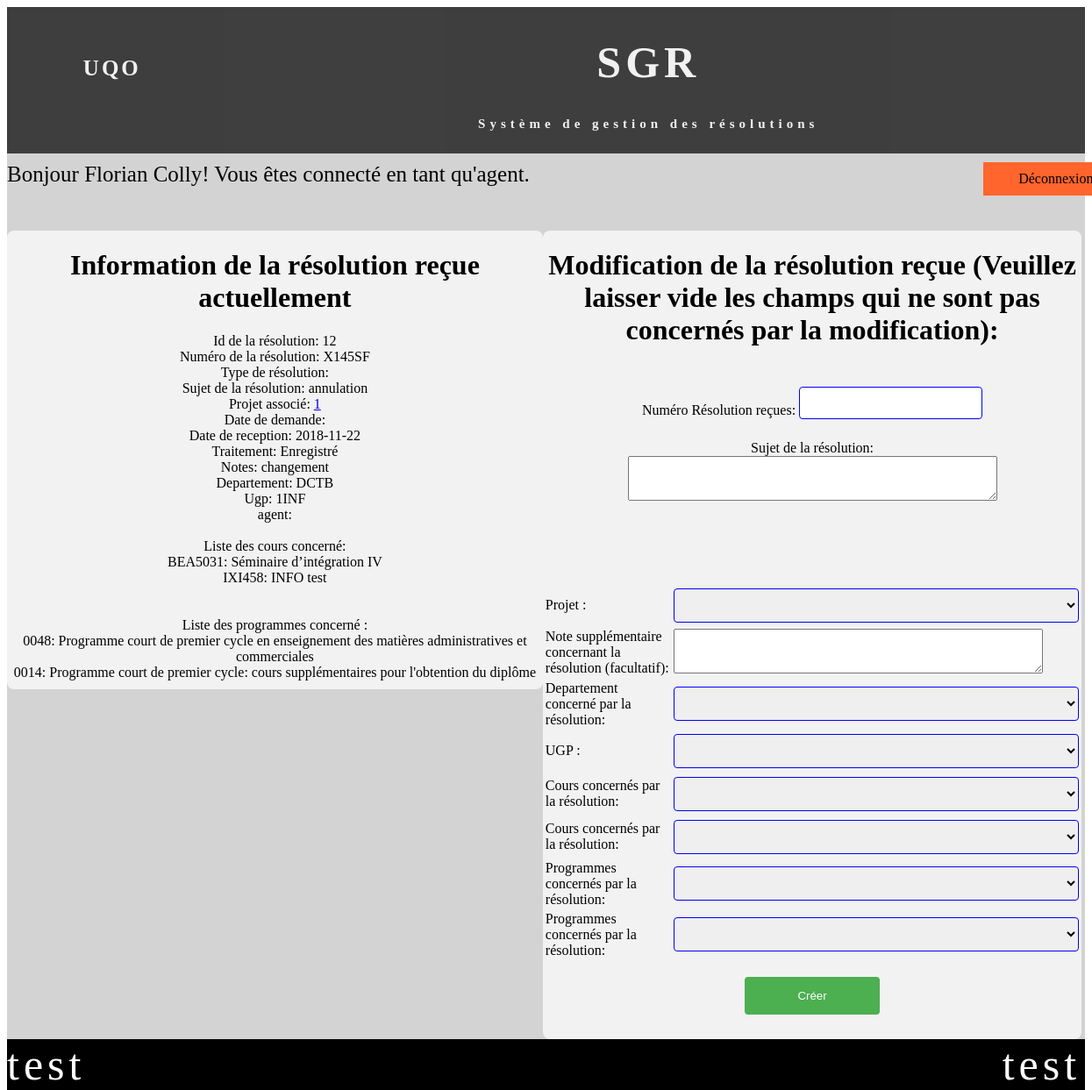
The app's page /index.php?action=modifierResoSoumi&num=12 (signed in) with its own data.
### tables this page shows
CREATE TABLE IF NOT EXISTS `receptionreso` (
  `id` int(5) NOT NULL AUTO_INCREMENT,
  `NumReception` varchar(10) NOT NULL,
  `Sujet` varchar(300) DEFAULT NULL,
  `NumProjet_id` int(11) DEFAULT NULL,
  `DateDemande` date DEFAULT NULL,
  `DateReception` date NOT NULL,
  `Traitement` varchar(60) DEFAULT NULL,
  `Notes` varchar(2000) DEFAULT NULL,
  `Departement_id` varchar(10) DEFAULT NULL,
  `codeUgp_id` varchar(10) DEFAULT NULL,
  `agent_id` varchar(50) DEFAULT NULL,
  PRIMARY KEY (`id`),
  UNIQUE KEY `NumReception` (`id`)
);

CREATE TABLE IF NOT EXISTS `cour` (
  `Sigle` varchar(10) NOT NULL,
  `NomCours` varchar(100) NOT NULL,
  `Cycle` int(2) DEFAULT NULL,
  PRIMARY KEY (`Sigle`),
  UNIQUE KEY `Sigle` (`Sigle`)
);

CREATE TABLE IF NOT EXISTS `programmes` (
  `CodeProgramme` varchar(20) NOT NULL,
  `NomProgramme` varchar(100) NOT NULL,
  `TypeProgramme` varchar(50) NOT NULL,
  `codeUgp_id` varchar(10) DEFAULT NULL,
  PRIMARY KEY (`CodeProgramme`),
  UNIQUE KEY `CodeProgramme` (`CodeProgramme`),
  UNIQUE KEY `NomProgramme` (`NomProgramme`)
);

### controller/controlAgent.php (called while the page is built, shortened)
<?php
class controlAgent {
    private $vue;
    private $modelCour;
    private $modelProg;
    private $modelUgp;
    private $modelProjet;
    private $modelReceptionReso;
    private $modelDepartement;
    private $modelTypeResolution;
    function __construct() {
        $this->vue = new VueAgent();
        $this->modelCour = new Cour();
        $this->modelProg = new Programme();
        $this->modelUgp = new Ugp();
        $this->modelProjet = new Projet();
        $this->modelReceptionReso = new ReceptionReso();
        $this->modelDepartement = new Departement();
        $this->modelTypeResolution = new typeResolution();
    }
    public function modifierResoSoumi() {
        $id = filter_var($_GET["num"], FILTER_SANITIZE_NUMBER_INT);
        $reso = $this->modelReceptionReso->rechercheResoParId($id);
        $programmeReso = $this->modelProg->programmeAssocier($id);
        $courReso = $this->modelCour->courAssocier($id);
        $cour = $this->modelCour->allCourTrie();
        $prog = $this->modelProg->allProgrammeTrie();
        $ugp = $this->modelUgp->allUgpTrie();
        $projet = $this->modelProjet->allProjetTrie();
        $departement = $this->modelDepartement->allDepartementTrie();
        $type = $this->modelTypeResolution->rechercheTypeParReso($id);
        $this->vue->afficherFormulaireModif($reso, $programmeReso, $courReso, $cour, $prog, $ugp, $projet, $departement, $type);
    }
}

### model/receptionReso.php (called while the page is built, shortened)
<?php
class ReceptionReso {
    private $id;
    private $num;
    private $sujet;
    private $numProjet_id;
    private $dateReception;
    private $traitement;
    private $notes;
    private $departement_id;
    private $codeUgp_id;
    function creerReceptionReso($i, $n, $s, $np, $dd, $dr, $t, $nt, $d, $c, $a) {
        $reso = new ReceptionReso();
        $reso->id = $i;
        $reso->num = $n;
        $reso->sujet = $s;
        $reso->numProjet_id = $np;
        $reso->dateDemande = $dd;
        $reso->dateReception = $dr;
        $reso->traitement = $t;
        $reso->notes = $nt;
        $reso->departement_id = $d;
        $reso->codeUgp_id = $c;
        $reso->agent_id = $a;
        return ($reso);
    }
    function rechercheResoParId($id) {
        $bdd = new ConnexionBDD();
        $sql = "SELECT * FROM receptionreso WHERE id=$id";
        $result = mysqli_query($bdd->getConnexionBDD(), $sql);
        $reso = new ReceptionReso();
        while ($row = mysqli_fetch_array($result)) {
            $reso = $this->creerReceptionReso($row["id"], $row["NumReception"], $row["Sujet"], $row["NumProjet_id"], $row["DateDemande"], $row["DateReception"], $row["Traitement"], $row["Notes"], $row["Departement_id"], $row["codeUgp_id"], $row["agent_id"]);
        }
        return($reso);
    }
    function getId() {
        return $this->id;
    }
    function getNum() {
        return $this->num;
    }
    function getSujet() {
        return $this->sujet;
    }
    function getNumProjet_id() {
        return $this->numProjet_id;
    }
    function getDateReception() {
        return $this->dateReception;
    }
    function getTraitement() {
        return $this->traitement;
    }
    function getNotes() {
        return $this->notes;
    }
    function getDepartement_id() {
        return $this->departement_id;
    }
    function getCodeUgp_id() {
        return $this->codeUgp_id;
    }
}

### model/connexionBDD.php (called while the page is built, shortened)
<?php
class  ConnexionBDD
{
    private  $con;
    function __construct()
    {
        $this->con = mysqli_connect("localhost","root","","decanat");
        $this->con->set_charset('utf8');
    }
    public function getConnexionBDD() {
     return  $this->con;
   }
}
?>

### model/cour.php (called while the page is built, shortened)
<?php
class Cour {
    private $sigle;
    private $nom;
    function creerCour($s, $n, $c) {
        $cour = new Cour();
        $cour->sigle = $s;
        $cour->nom = $n;
        $cour->cycle = $c;
        return ($cour);
    }
    function chercherUnCour($id){
        $bdd = new ConnexionBDD();
        $sql = "SELECT * FROM cour WHERE Sigle='$id'";
        $result = mysqli_query($bdd->getConnexionBDD(), $sql);
        $cour=null;
        while ($row = mysqli_fetch_array($result)) {
            $cour= $this->creerCour($row["Sigle"], $row["NomCours"],$row["Cycle"]);
        }
        return($cour);
    }
    function allCourTrie() {
        $bdd = new ConnexionBDD();
        $sql = "SELECT * FROM cour ORDER BY Sigle ASC";
        $result = mysqli_query($bdd->getConnexionBDD(), $sql);
        $allCour = array();
        while ($row = mysqli_fetch_array($result)) {
            $cour = $this->creerCour($row["Sigle"], $row["NomCours"], $row["Cycle"]);
            array_push($allCour, $cour);
        }
        return($allCour);
    }
    function courAssocier($id){
        $bdd = new ConnexionBDD();
        $sql = "SELECT * FROM cour_receptionreso WHERE receptionReso_id = $id";
        $result = mysqli_query($bdd->getConnexionBDD(), $sql);
        $allCour=array();
        while ($row = mysqli_fetch_array($result)) {
            $cour=$this->chercherUnCour($row["cour_id"]);
            array_push($allCour,$cour);
        }
        return($allCour);
    }
    function getSigle() {
        return $this->sigle;
    }
    function getNom() {
        return $this->nom;
    }
}

### model/programme.php (called while the page is built, shortened)
<?php
class Programme {
    private $code;
    private $nom;
    function creerProgramme($c, $n, $t,$u) {
        $prog = new Programme();
        $prog->code = $c;
        $prog->nom = $n;
        $prog->type = $t;
        $prog->ugp = $u;
        return ($prog);
    }
    function chercherUnProgramme($id){
        $bdd = new ConnexionBDD();
        $sql = "SELECT * FROM programmes WHERE codeProgramme='$id'";
        $result = mysqli_query($bdd->getConnexionBDD(), $sql);
        $prog=null;
        while ($row = mysqli_fetch_array($result)) {
            $prog= $this->creerProgramme($row["CodeProgramme"], $row["NomProgramme"],$row["TypeProgramme"],$row["codeUgp_id"]);
        }
        return($prog);
    }
    function allProgrammeTrie(){
        $bdd = new ConnexionBDD();
        $sql = "SELECT * FROM programmes ORDER BY CodeProgramme ASC";
        $result = mysqli_query($bdd->getConnexionBDD(), $sql);
        $allProg= array();
        while ($row = mysqli_fetch_array($result)) {
            $prog= $this->creerProgramme($row["CodeProgramme"], $row["NomProgramme"],$row["TypeProgramme"],$row["codeUgp_id"]);
            array_push($allProg,$prog);
        }
        return($allProg);
    }
    function programmeAssocier($id){
        $bdd = new ConnexionBDD();
        $sql = "SELECT * FROM programme_receptionreso WHERE receptionReso_id = $id";
        $result = mysqli_query($bdd->getConnexionBDD(), $sql);
        $allProg=array();
        while ($row = mysqli_fetch_array($result)) {
            $prog=$this->chercherUnProgramme($row["programme_id"]);
            array_push($allProg,$prog);
        }
        return($allProg);
    }
    function getCode() {
        return $this->code;
    }
    function getNom() {
        return $this->nom;
    }
}

### model/projet.php (called while the page is built, shortened)
<?php
class Projet {
    private $num;
    function creerProjet($no,$a, $d, $e, $n, $l) {
        $projet = new Projet();
        $projet->num = $no;
        $projet->agent=$a;
        $projet->description = $d;
        $projet->etat = $e;
        $projet->note = $n;
        $projet->lien = $l;
        return ($projet);
    }
    function allProjetTrie() {
        $bdd = new ConnexionBDD();
        $sql = "SELECT * FROM projet ORDER BY NumProjet ASC";
        $result = mysqli_query($bdd->getConnexionBDD(), $sql);
        $allProjet = array();
        while ($row = mysqli_fetch_array($result)) {
            $projet = $this->creerProjet($row["NumProjet"],$row["agent_id"] ,$row["DescriptionProjet"], $row["EtatProjet"], $row["Notes"], $row["LienDossier"]);
            array_push($allProjet, $projet);
        }
        return($allProjet);
    }
    function getNum() {
        return $this->num;
    }
}

### model/departement.php (called while the page is built, shortened)
<?php
class Departement {
    private $num;
    function creerDepartement($num, $nom, $secteur) {
        $projet = new Departement();
        $projet->num = $num;
        $projet->nom = $nom;
        $projet->secteur = $secteur;
        return ($projet);
    }
    function allDepartementTrie() {
        $bdd = new ConnexionBDD();
        $sql = "SELECT * FROM departement ORDER BY NumDepartement ASC";
        $result = mysqli_query($bdd->getConnexionBDD(), $sql);
        $allDepartement = array();
        while ($row = mysqli_fetch_array($result)) {
            $dep = $this->creerDepartement($row["NumDepartement"], $row["NomDepartement"], $row["NomSecteur_id"]);
            array_push($allDepartement , $dep);
        }
        return($allDepartement );
    }
    function getNum() {
        return $this->num;
    }
}

### model/ugp.php (called while the page is built, shortened)
<?php
class Ugp {
    private $code;
    private function creerUgp($c, $n, $cy, $num) {
        $ugp = new Ugp();
        $ugp->code = $c;
        $ugp->nom = $n;
        $ugp->cycle = $cy;
        $ugp->numDepart = $num;
        return ($ugp);
    }
    function allUgpTrie() {
        $bdd = new ConnexionBDD();
        $sql = "SELECT * FROM ugp ORDER BY CodeUGP ASC";
        $result = mysqli_query($bdd->getConnexionBDD(), $sql);
        $allUgp = array();
        while ($row = mysqli_fetch_array($result)) {
            $ugp = $this->creerUgp($row["CodeUGP"], $row["NomUGP"], $row["cycle"], $row["NumDepartement_id"]);
            array_push($allUgp, $ugp);
        }
        return($allUgp);
    }
    function getCode() {
        return $this->code;
    }
}

### view/vueAgent.php (the view, shortened to what this page needs)
<?php
class VueAgent {
    public function afficherFormulaireModif($reso, $programmeReso, $courReso, $cour, $programme, $ugp, $projet, $departement,$type) {
        $nbCour = 0;
        $nbProgramme = 0;
        echo('<div id="" class="row">
        <div id="divhalf1">
        <h1> Information de la résolution reçue actuellement </h1>
        Id de la résolution:    ' . $reso->getId() . '<br>
                Numéro de la résolution:    ' . $reso->getNum() . '<br>
                Type de  résolution:    ' . $type->getIdReso() . '<br>
                Sujet de la résolution:     ' . $reso->getSujet() . '<br>
                Projet associé:     <a href="index.php?action=projet&id=' . $reso->getNumProjet_id() . '"> ' . $reso->getNumProjet_id() . '</a><br>
                Date de demande:    ' . $reso->getDateDemande() . '<br>
                Date de reception:    ' . $reso->getDateReception() . '<br>
                Traitement:     ' . $reso->getTraitement() . '<br>
                Notes:  ' . $reso->getNotes() . '<br>
                Departement:    ' . $reso->getDepartement_id() . '<br>
                Ugp:    ' . $reso->getCodeUgp_id() . '<br>
                agent:  ' . $reso->getAgent_id() . '<br><br>
                     Liste des cours concerné: <br>
                ');
        foreach ($courReso as $value) {
            echo($value->getSigle() . ':  ' . $value->getNom() . '<br>');
            $nbCour++;
        }
        echo('  <br> <br>Liste des programmes concerné :  <br>');
        foreach ($programmeReso as $value) {
            echo($value->getCode() . ':  ' . $value->getNom() . '<br>');
            $nbProgramme++;
        }
        echo('</div>
            <div id="divhalf2">
              <form action="index.php?action=traitementModifReso&id=' . $reso->getId() . '&nbCour=' . $nbCour . '&nbProg=' . $nbProgramme . '" class="formModifReso" method="POST">
        <h1> Modification de la résolution reçue (Veuillez laisser vide les champs qui ne sont pas concernés par la modification):</h1><br>
             <center>
             <table class="table1">
             <tr>
                <td><label for="num">Numéro Résolution reçues: </label></td>
        <td><input type="text" id="num"  name="num" ><br><br>
        </td></tr>
        </table>
         <div class="sujet">
        <label for="sujet">Sujet de la résolution:</label>
           <br>
                <textarea name="sujet" rows="3" cols="50" ></textarea>
                <br><br>
               </div>
               <center>
               <table class="table1">
            <tr>
            <td><label for="projet">Projet : </label></td>
         <td><select id="projet" name="projet">');
        echo('<option value=""></option>');
        foreach ($projet as $value) {
            echo('<option value="' . $value->getNum() . '">' . $value->getNum() . ': ' . $value->getDescription() . '</option>');
        }
        echo('</select></td></tr>  ');
        echo('<tr> <td><label for="noteReso">Note supplémentaire concernant la résolution (facultatif):</label></td>
           <br>
                 <td><textarea name="noteReso" rows="3" cols="50"  ></textarea></td></tr>
<tr>
                <td><label for="departement">Departement concerné par la résolution: </label></td>
                <td><select id="departement"  name="departement">');
        echo('<option value=""></option>');
        foreach ($departement as $value) {
            echo('<option value="' . $value->getNum() . '">' . $value->getNum() . ': ' . $value->getNom() . '</option>');
        }
        echo('</select></td>
        </tr>
                   <br>
<tr>
        <td><label for="ugp">UGP : </label></td>
         <td><select id="ugp" name="ugp">');
        echo('<option value=""></option>');
        foreach ($ugp as $value) {
            echo('<option value="' . $value->getCode() . '">' . $value->getcode() . ': ' . $value->getNom() . '</option>');
        }
        echo('</select><br></td></tr>');
        for ($i = 1; $i <= $nbCour; $i++) {
            echo('<tr>
                <td><label for="cour">Cours concernés par la résolution: </label></td>
                <td><select id="cour' . $i . '" name="cour' . $i . '">');
            echo('<option value=""></option>');
            foreach ($cour as $value) {
                echo('<option value="' . $value->getSigle() . '">' . $value->getSigle() . ': ' . $value->getNom() . '</option>');
            }
            echo('</select></td>
                   </tr> ');
        }
        for ($i = 1; $i <= $nbProgramme; $i++) {
            echo('
                 <tr">
                <td><label for="programme">Programmes concernés par la résolution: </label></td>
                <td><select id="programme' . $i . '" name="programme' . $i . '">');
            echo('<option value=""></option>');
            foreach ($programme as $value) {
                echo('<option value="' . $value->getCode() . '">' . $value->getcode() . ': ' . $value->getNom() . '</option>');
            }
            echo('</select></td>
                   </tr> ');
        }
        echo('<br><br></table>
          <tr><td><div id="divb"> <input type="submit" name="valider" value="Créer"></div></tr>
           </center>
           </div>
           </form>
           </div>
           ');
    }
}

### records on screen
receptionreso: id "12", NumReception "X145SF", Sujet "annulation", NumProjet "1", DateReception "2018-11-22", Traitement "Enregistré", Notes "changement", Departement "DCTB", codeUgp "1INF"
cour: Sigle "BEA5031", NomCours "Séminaire d’intégration IV"
cour: Sigle "IXI458", NomCours "INFO test"
programmes: CodeProgramme "0048", NomProgramme "Programme court de premier cycle en enseignement des matières administratives et commerciales"
programmes: CodeProgramme "0014", NomProgramme "Programme court de premier cycle: cours supplémentaires pour l'obtention du diplôme"

### other values on screen
$_SESSION["prenom"] "Florian"
$_SESSION["nom"] "Colly"
